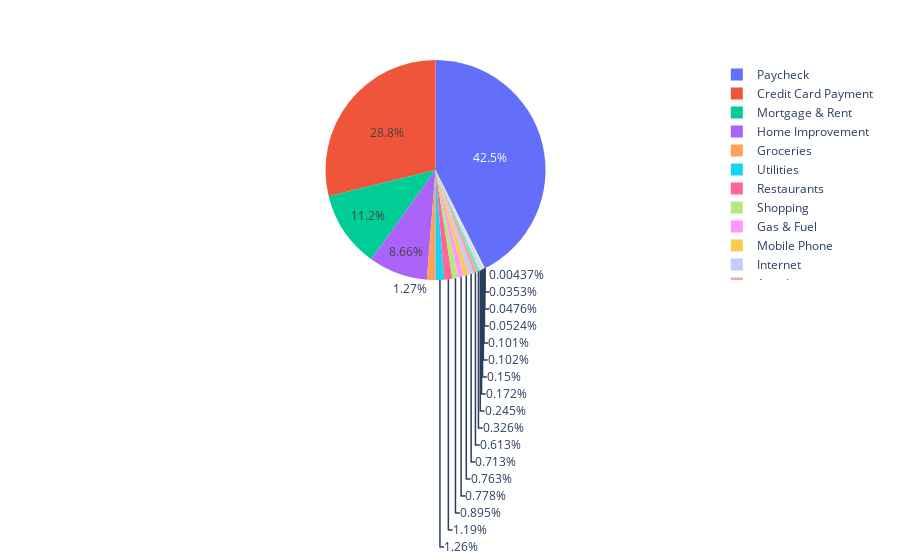

Notebook code cell kept with this figure:
### Code cell
# Visualizing the Data 1 #

import plotly.express as px
fig = px.pie(data, values="Amount", names="Category")
fig.show()

### Figure 1 — Plotly figure (JSON) as saved in the notebook; plotly's stock layout.template omitted (floating-point values rounded to 4 significant figures; data arrays with more than 128 entries replaced by an {"elided": "..."} marker saying what was removed)
{"data": [{"domain": {"x": [0, 1], "y": [0, 1]}, "hovertemplate": "Category=%{label}<br>Amount=%{value}<extra></extra>", "labels": {"elided": "806 str values"}, "legendgroup": "", "name": "", "showlegend": true, "type": "pie", "values": {"elided": "806 float values"}}], "layout": {"legend": {"tracegroupgap": 0}, "margin": {"t": 60}}}
